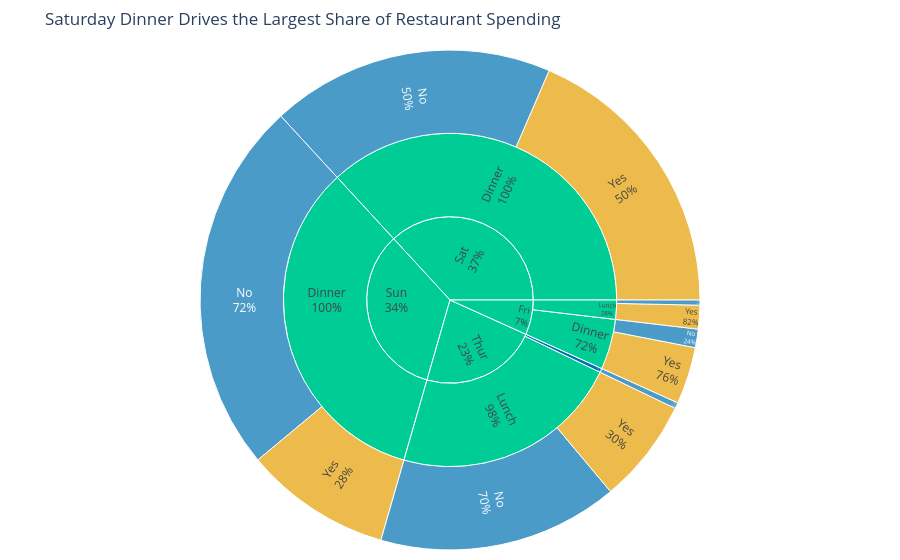

The notebook cell saved with this chart:
### Markdown cell above
## Task 2 — Sunburst: tipping behaviour by day and meal time

**What to build:** A sunburst chart using the built-in `tips` dataset showing how **total bill amount** is distributed across day → time → smoker status.

**Requirements:**
- Load tips with `px.data.tips()`
- Aggregate **total bill** (sum of `total_bill`) per group — not count
- Hierarchy: `path=['day', 'time', 'smoker']`
- Colour encodes smoker status with a CVD-safe blue/orange palette
- Grey out parent nodes (day and time level)
- Use `percent parent` for text labels
- Insight title describing where the most spending happens

> 💡 `tips.groupby(['day', 'time', 'smoker'])['total_bill'].sum().reset_index()`

### Code cell
tips = px.data.tips()

tips_agg = (
    tips.groupby(['day', 'time', 'smoker'])['total_bill']
    .sum()
    .reset_index()
)

# CVD-safe blue/orange palette for smoker status
smoker_colors = {
    'Yes': '#E69F00',   # orange
    'No': '#0072B2',    # blue
}

fig2 = px.sunburst(
    tips_agg,
    path=['day', 'time', 'smoker'],
    values='total_bill',
    color='smoker',
    color_discrete_map=smoker_colors,
    title='Saturday Dinner Drives the Largest Share of Restaurant Spending',
)

fig2.update_traces(
    texttemplate='%{label}<br>%{percentParent:.0%}',
    insidetextorientation='radial',
    root_color='lightgrey',
)

fig2.update_layout(
    margin=dict(t=50, l=10, r=10, b=10),
    coloraxis_showscale=False,
)

fig2.show()

### Figure 1 — Plotly figure (JSON) as saved in the notebook; plotly's stock layout.template omitted (floating-point values rounded to 4 significant figures)
{"data": [{"branchvalues": "total", "customdata": [["(?)"], ["(?)"], ["(?)"], ["(?)"], ["(?)"], ["(?)"], ["(?)"], ["(?)"], ["(?)"], ["No"], ["No"], ["No"], ["No"], ["No"], ["No"], ["No"], ["Yes"], ["Yes"], ["Yes"], ["Yes"], ["Yes"]], "domain": {"x": [0, 1], "y": [0, 1]}, "hovertemplate": "labels=%{label}<br>total_bill=%{value}<br>parent=%{parent}<br>id=%{id}<br>smoker=%{customdata[0]}<extra></extra>", "ids": ["Thur", "Sat", "Fri", "Thur/Lunch", "Sun/Dinner", "Sat/Dinner", "Fri/Lunch", "Fri/Dinner", "Sun", "Thur/Dinner", "Fri/Dinner/No", "Thur/Dinner/No", "Sun/Dinner/No", "Sat/Dinner/No", "Fri/Lunch/No", "Thur/Lunch/No", "Sun/Dinner/Yes", "Sat/Dinner/Yes", "Fri/Lunch/Yes", "Fri/Dinner/Yes", "Thur/Lunch/Yes"], "insidetextorientation": "radial", "labels": ["Thur", "Sat", "Fri", "Lunch", "Dinner", "Dinner", "Lunch", "Dinner", "Sun", "Dinner", "No", "No", "No", "No", "No", "No", "Yes", "Yes", "Yes", "Yes", "Yes"], "marker": {"colors": ["#00cc96", "#00cc96", "#00cc96", "#00cc96", "#00cc96", "#00cc96", "#00cc96", "#00cc96", "#00cc96", "#0072B2", "#0072B2", "#0072B2", "#0072B2", "#0072B2", "#0072B2", "#0072B2", "#E69F00", "#E69F00", "#E69F00", "#E69F00", "#E69F00"]}, "name": "", "parents": ["", "", "", "Thur", "Sun", "Sat", "Fri", "Fri", "", "Thur", "Fri/Dinner", "Thur/Dinner", "Sun/Dinner", "Sat/Dinner", "Fri/Lunch", "Thur/Lunch", "Sun/Dinner", "Sat/Dinner", "Fri/Lunch", "Fri/Dinner", "Thur/Lunch"], "root": {"color": "lightgrey"}, "texttemplate": "%{label}<br>%{percentParent:.0%}", "type": "sunburst", "values": [1096.0, 1778.0, 325.9, 1078.0, 1627.0, 1778.0, 89.92, 236.0, 1627.0, 18.78, 57.7, 18.78, 1169.0, 884.8, 15.98, 751.3, 458.3, 893.6, 73.94, 178.3, 326.2]}], "layout": {"coloraxis": {"showscale": false}, "legend": {"tracegroupgap": 0}, "margin": {"b": 10, "l": 10, "r": 10, "t": 50}, "title": {"text": "Saturday Dinner Drives the Largest Share of Restaurant Spending"}}}
